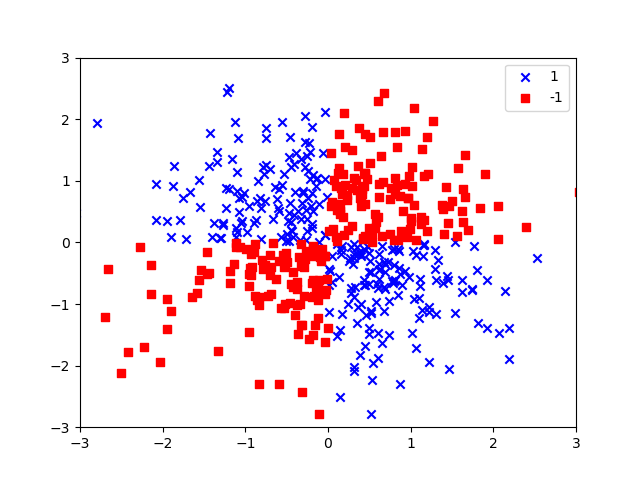

The Python source for this figure:
import numpy as np
import matplotlib.pyplot as plt
from matplotlib.colors import ListedColormap
from sklearn.svm import SVC

def plot_decision_regions(X, y, classifier, filename, resolution=0.02):

    # setup marker generator and color map
    markers = ('s', 'x', 'o', '^', 'v')
    colors = ('red', 'blue', 'lightgreen', 'gray', 'cyan')
    cmap = ListedColormap(colors[:len(np.unique(y))])

    # plot the decision surface
    x1_min, x1_max = X[:, 0].min() - 1, X[:, 0].max() + 1
    x2_min, x2_max = X[:, 1].min() - 1, X[:, 1].max() + 1
    xx1, xx2 = np.meshgrid(np.arange(x1_min, x1_max, resolution),
                           np.arange(x2_min, x2_max, resolution))
    Z = classifier.predict(np.array([xx1.ravel(), xx2.ravel()]).T)
    Z = Z.reshape(xx1.shape)
    plt.contourf(xx1, xx2, Z, alpha=0.3, cmap=cmap)
    plt.xlim(xx1.min(), xx1.max())
    plt.ylim(xx2.min(), xx2.max())

    # plot class samples
    for idx, cl in enumerate(np.unique(y)):
        plt.scatter(x=X[y == cl, 0], y=X[y == cl, 1], alpha=0.8,
                    c=colors[idx], marker=markers[idx], label=cl, edgecolor='black')
    plt.savefig('{}.png'.format(filename))


np.random.seed(1)

X_xor = np.random.randn(500, 2)
y_xor = np.logical_xor(X_xor[:, 0] > 0, X_xor[:, 1] > 0)
y_xor = np.where(y_xor, 1, -1)

plt.scatter(X_xor[y_xor == 1, 0], X_xor[y_xor == 1, 1],
            c='b', marker='x', label='1')
plt.scatter(X_xor[y_xor == -1, 0], X_xor[y_xor == -1, 1],
            c='r', marker='s', label='-1')
plt.xlim([-3, 3])
plt.ylim([-3, 3])
plt.legend(loc='best')
plt.savefig('xor.png')
plt.show()

svm = SVC(kernel='rbf', random_state=1, gamma=0.1, C=10)
svm.fit(X_xor, y_xor)
plot_decision_regions(X_xor, y_xor, svm, 'svm_xor_boundary')
plt.legend(loc='upper left')
plt.show()